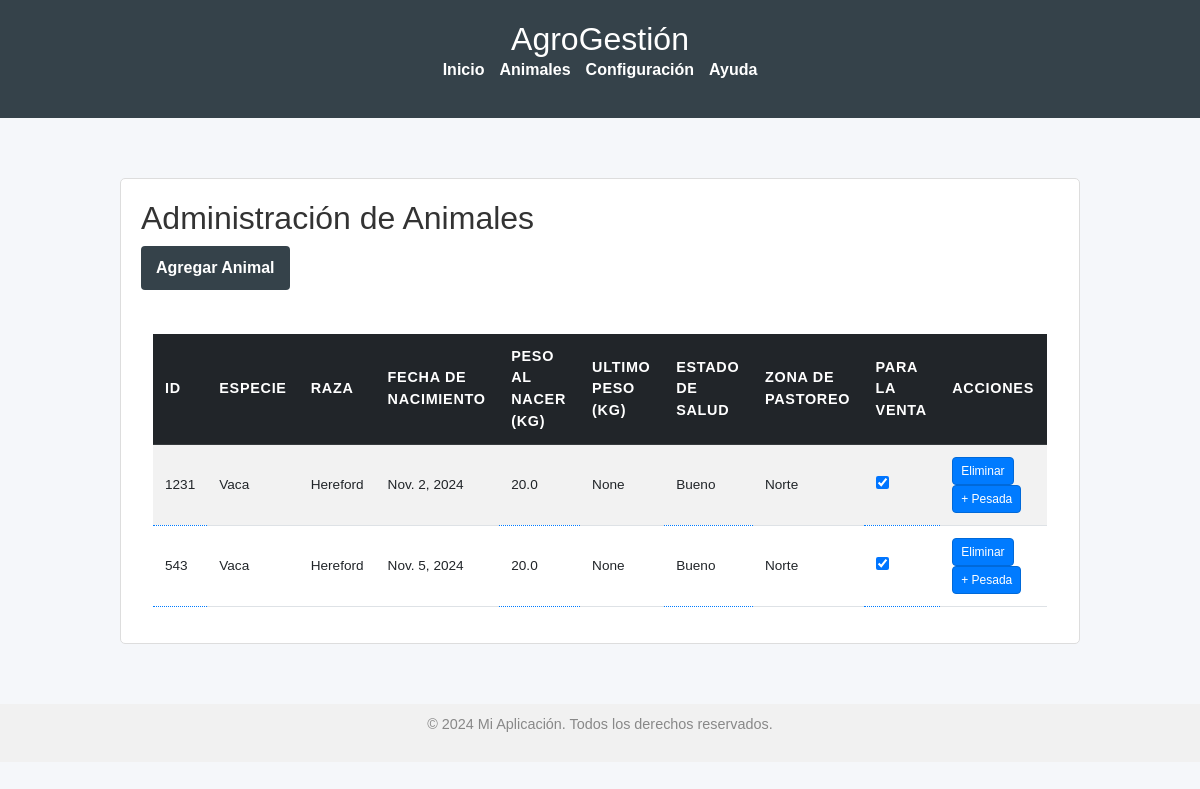
Page /admin_animales/ on the earlier database version.
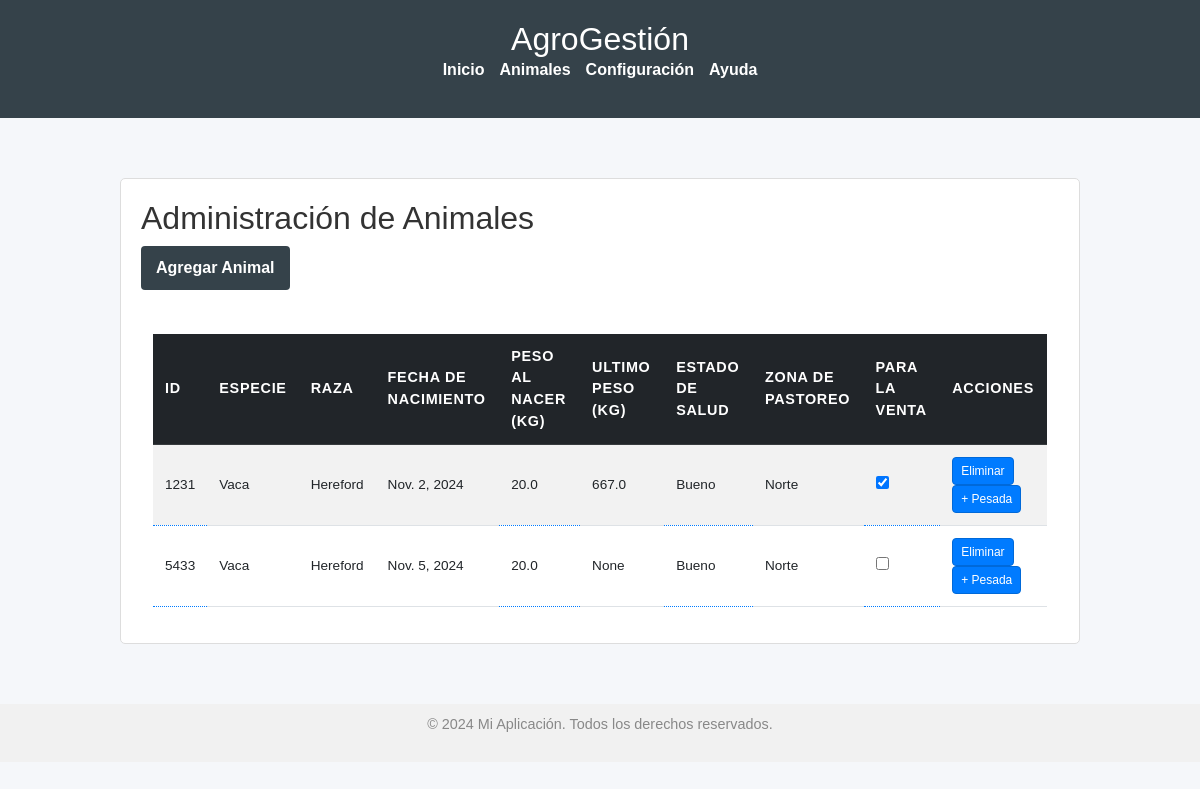
Same page on the later database version.
### ganaderia/models.py (models this page shows, shortened)
class Animal(models.Model):
    identifier = models.CharField(max_length=50, unique=True)  # Código de identificación único
    species = models.CharField(max_length=100)                 # Especie (vaca, toro, etc.)
    breed = models.ForeignKey('Breed', on_delete=models.SET_NULL, null=True)  # Relación a Breed
    birth_date = models.DateField()                            # Fecha de nacimiento
    birth_weight = models.FloatField(default=0)                          # Peso de nacimiento
    health_status = models.CharField(max_length=100)           # Estado de salud (Ej: "Saludable", "Enfermo")
    pasture_zone = models.ForeignKey('PastureZone', on_delete=models.SET_NULL, null=True)  # Zona de pastoreo actual
    is_for_sale = models.BooleanField(default=False)           # Para marcar animales listos para la venta
    date_added = models.DateTimeField(default=timezone.now)    # Fecha de registro
    def latest_weight(self):
        latest_record = self.weight_records.order_by('-date_recorded').first()
        return latest_record.weight if latest_record else None
    def latest_weight_recorded(self):
        latest_record = self.weight_records.order_by('-date_recorded').first()
        return latest_record.date_recorded if latest_record else None

class Breed(models.Model):
    name = models.CharField(max_length=100, unique=True)  # Nombre de la raza, único
    description = models.TextField(blank=True, null=True)  # Descripción opcional de la raza
    def __str__(self):
        return self.name

class PastureZone(models.Model):
    name = models.CharField(max_length=100)                   # Nombre de la zona
    area_size = models.FloatField(default=0)                           # Tamaño en hectáreas
    grazing_capacity = models.IntegerField(default=0)                  # Capacidad de pastoreo en número de animales
    current_animals = models.ManyToManyField(Animal, blank=True, related_name='zones')  # Animales actualmente en la zona
    is_active = models.BooleanField(default=True)             # Zona activa o en descanso
    def __str__(self):
        return self.name

class WeightRecord(models.Model):
    animal = models.ForeignKey(Animal, related_name='weight_records', on_delete=models.CASCADE)  # Relación a Animal
    weight = models.FloatField()                           # Peso en kg
    date_recorded = models.DateField(default=timezone.now)  # Fecha del registro de peso

### ganaderia/views.py (the view)
# urls.py: path('admin_animales/', admin_animales, name='admin_animales'),
def admin_animales(request):
    animals_list = Animal.objects.all()
    breeds_list = Breed.objects.all()
    return render(request, 'admin_animales.html', {'animals_list': animals_list, 'breeds_list': breeds_list})

### ganaderia/templates/admin_animales.html (shortened to what this page needs)
{% extends "base.html" %}
{% block content %}
    <div class="panel-container">
            <section class="panel" id="animals-panel">
                  <h2>Administración de Animales</h2>
                  <button id="show-form-button" onclick="toggleForm()" class="add-animal-btn">Agregar Animal</button>
                  <div id="list-animales">
                      <div class="container mt-4">
                          <div class="table-responsive">
                              <table class="table table-striped table-hover align-middle animal-grid" id="animalTable">
                                  <thead class="table-dark">
                                      <tr>
                                          <th>ID</th>
                                          <th>Especie</th>
                                          <th>Raza</th>
                                          <th>Fecha de Nacimiento</th>
                                          <th>Peso al nacer (kg)</th>
                                          <th>Ultimo Peso (kg)</th>
                                          <th>Estado de Salud</th>
                                          <th>Zona de Pastoreo</th>
                                          <th>Para la Venta</th>
                                          <th>Acciones</th>
                                      </tr>
                                  </thead>
                                  <tbody>
                                      {% for animal in animals_list%}
                                        <tr data-animal-id="{{ animal.id }}">
                                            <td class="editable" data-field="identifier">{{ animal.identifier }} </td>
                                            <td data-field="species">{{ animal.species }}</td>
                                            <td data-field="breed">{{ animal.breed }}</td>
                                            <td data-field="birth_date">{{ animal.birth_date }}</td>
                                            <td class="editable" data-field="birth_weight">{{ animal.birth_weight }}</td>
                                            <td data-field="latest_weight" title="{{animal.latest_weight_recorded}}">{{ animal.latest_weight }}</td>
                                            <td class="editable" data-field="health_status">{{ animal.health_status }}</td>
                                            <td data-field="pasture_zone">{{ animal.pasture_zone }}</td>
                                            <td class="editable" data-field="is_for_sale" data-animal-id="{{ animal.id }}">
                                                <input type="checkbox" class="sale-checkbox" {% if animal.is_for_sale %}checked{% endif %}>
                                            </td>
                                            <td>
                                                <button class="btn btn-danger btn-sm" onclick="confirmDelete({{ animal.id }})" >Eliminar</button>
                                                <button class="btn btn-danger btn-sm" onclick="toggleFormPeso({{ animal.id }})" >+ Pesada</button>
                                            </td>
                                        </tr>
                                      {% endfor %}
                                  </tbody>
                              </table>
                          </div>
                      </div>
                  </div>
            </section>
        </div>
{% endblock %}

Differences in the rows shown:
computed for Animal "Nov. 2, 2024": latest_weight "None" → "667.0"
changed Animal "Nov. 5, 2024": identifier "543" → "5433"; is_for_sale "☑" → "☐"
